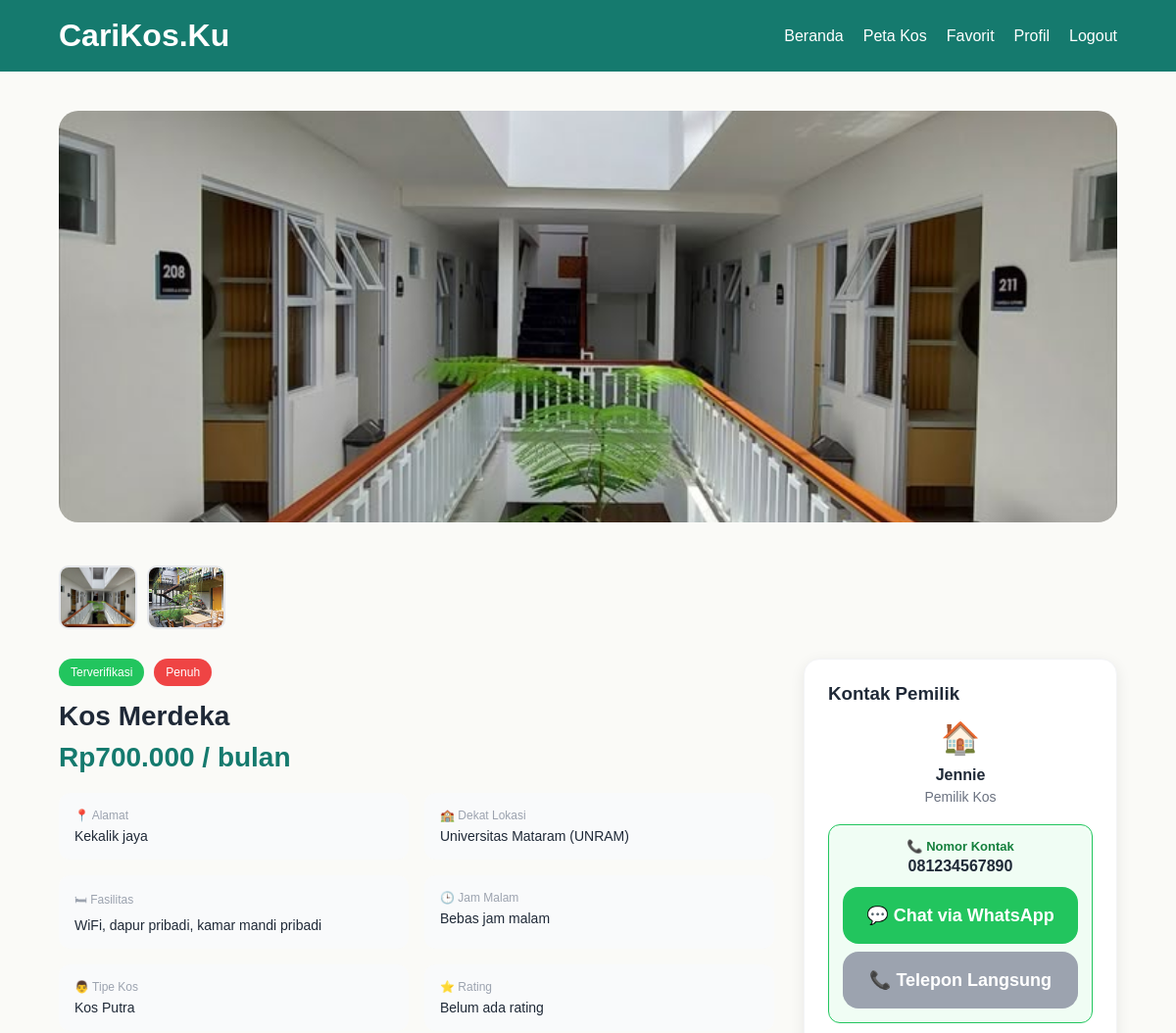
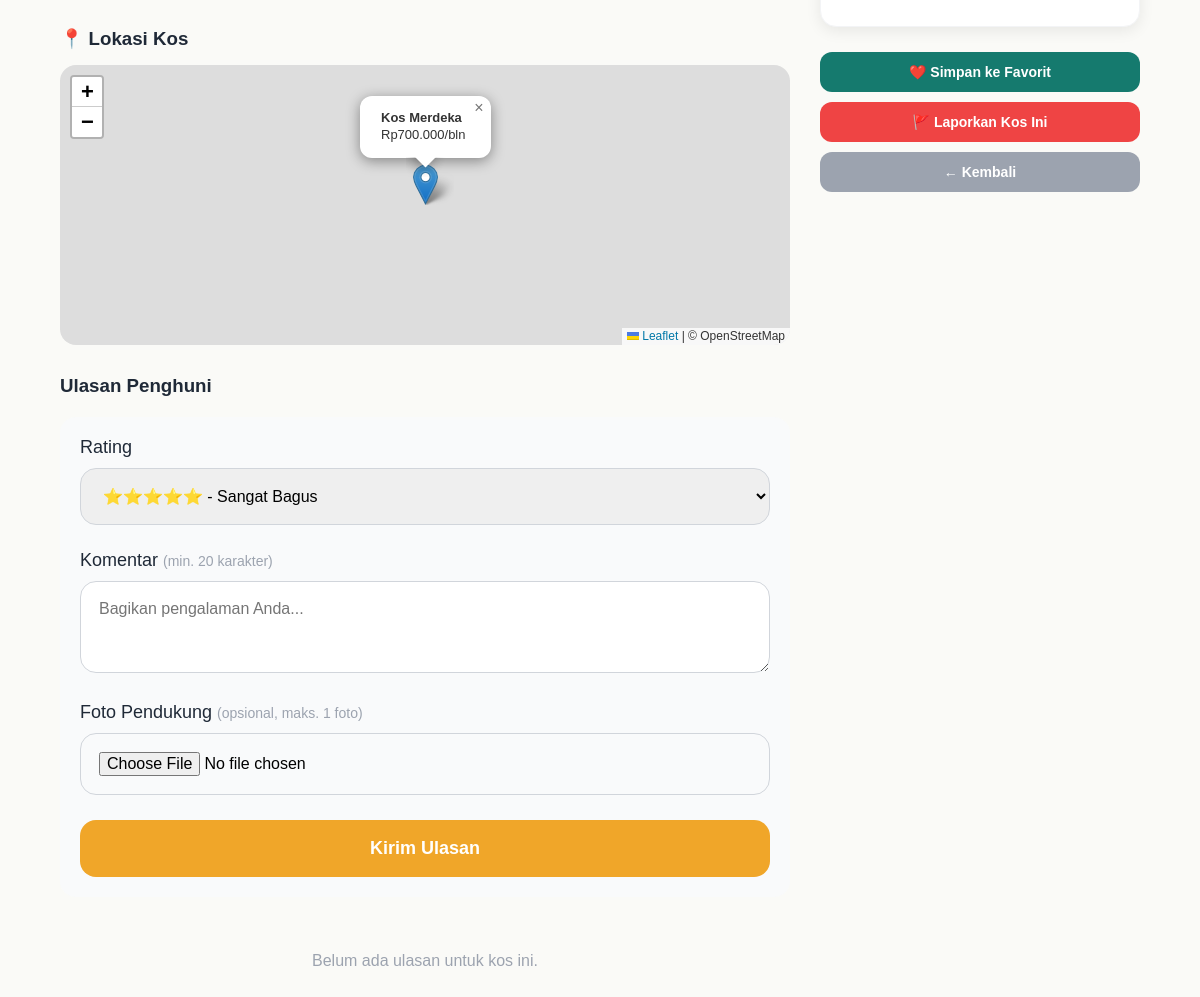
Page /detail_kos.php?id=9 (signed in) on the committed database (2 pictures, top to bottom).
### tables this page shows
CREATE TABLE `kos_foto` (
  `id` int(11) NOT NULL,
  `kos_id` int(11) NOT NULL,
  `nama_file` varchar(255) NOT NULL,
  `is_primary` tinyint(1) DEFAULT 0,
  `created_at` datetime DEFAULT current_timestamp()
);

CREATE TABLE `kos` (
  `id` int(11) NOT NULL,
  `user_id` int(11) NOT NULL,
  `nama_kos` varchar(100) NOT NULL,
  `alamat` text NOT NULL,
  `kampus_terdekat` varchar(100) DEFAULT NULL,
  `harga` int(11) NOT NULL,
  `gender` enum('putra','putri','campur') NOT NULL,
  `status` enum('tersedia','hampir_penuh','penuh') DEFAULT 'tersedia',
  `fasilitas` text DEFAULT NULL,
  `jam_malam` varchar(10) DEFAULT NULL,
  `rating` float DEFAULT 0,
  `terverifikasi` tinyint(1) DEFAULT 0,
  `dokumen_kepemilikan` varchar(255) DEFAULT NULL,
  `created_at` timestamp NOT NULL DEFAULT current_timestamp(),
  `lat` decimal(10,8) DEFAULT NULL,
  `lng` decimal(11,8) DEFAULT NULL
);

CREATE TABLE `users` (
  `id` int(11) NOT NULL,
  `nama` varchar(100) NOT NULL,
  `email` varchar(100) NOT NULL,
  `password` varchar(255) NOT NULL,
  `role` enum('penyewa','pemilik','admin') NOT NULL,
  `no_hp` varchar(20) DEFAULT NULL,
  `created_at` timestamp NOT NULL DEFAULT current_timestamp()
);

### detail_kos.php (the view, shortened to what this page needs)
<?php
require "koneksi.php";
$id  = (int)$_GET['id'];
$kos = mysqli_fetch_assoc(mysqli_query($conn, "SELECT k.*, u.nama AS nama_pemilik, u.no_hp AS hp_pemilik FROM kos k JOIN users u ON k.user_id = u.id WHERE k.id='$id' AND k.terverifikasi=1"));
$user_id  = $_SESSION['id'];
$is_fav   = mysqli_fetch_row(mysqli_query($conn, "SELECT COUNT(*) FROM favorites WHERE user_id='$user_id' AND kos_id='$id'"))[0];
$foto_list = mysqli_query($conn, "SELECT * FROM kos_foto WHERE kos_id='$id' ORDER BY is_primary DESC");
$ulasan_list = mysqli_query($conn, "SELECT r.*, u.nama AS nama_reviewer FROM reviews r JOIN users u ON r.user_id = u.id WHERE r.kos_id='$id' ORDER BY r.created_at DESC");
$foto_arr = [];
while($f = mysqli_fetch_assoc($foto_list)) $foto_arr[] = $f;
?>
<!DOCTYPE html>
<html lang="id">
<head>
    <link rel="stylesheet" href="style.css">
    <link rel="stylesheet" href="https://unpkg.com/leaflet@1.9.4/dist/leaflet.css">
</head>
<body>
<div class="navbar">
    <h1>CariKos.Ku</h1>
    <div class="menu">
        <a href="index_penyewa.php">Beranda</a>
        <a href="peta.php">Peta Kos</a>
        <a href="favorit.php">Favorit</a>
        <a href="profil_penyewa.php">Profil</a>
        <a href="logout.php">Logout</a>
    </div>
</div>
<div class="detail-container">
    <?php if(count($foto_arr) > 0): ?>
    <div class="foto-galeri">
        <img src="uploads/<?= $foto_arr[0]['nama_file'] ?>" class="detail-img" id="foto-main" alt="Foto kos">
        <?php if(count($foto_arr) > 1): ?>
        <div class="foto-thumb-row">
            <?php foreach($foto_arr as $f): ?>
            <img src="uploads/<?= $f['nama_file'] ?>" class="foto-thumb" onclick="document.getElementById('foto-main').src=this.src" alt="Foto kos">
            <?php endforeach; ?>
        </div>
        <?php endif; ?>
    </div>
    <?php else: ?>
    <img src="https://images.unsplash.com/photo-1522708323590-d24dbb6b0267?q=80&w=1200&auto=format&fit=crop" class="detail-img" alt="Foto kos">
    <?php endif; ?>
    <div class="detail-body">
        <div class="detail-left">
            <div class="detail-badge-wrap">
                <div class="badge-group">
                    <div class="badge verified">Terverifikasi</div>
                    <?php if($kos['status'] == 'tersedia'): ?>
                        <div class="badge verified">Tersedia</div>
                    <?php elseif($kos['status'] == 'hampir_penuh'): ?>
                        <div class="badge cheap">Hampir Penuh</div>
                    <?php else: ?>
                        <div class="badge full">Penuh</div>
                    <?php endif; ?>
                </div>
            </div>
            <h2 class="detail-nama"><?= htmlspecialchars($kos['nama_kos']) ?></h2>
            <div class="detail-price">Rp<?= number_format($kos['harga'], 0, ',', '.') ?> / bulan</div>
            <div class="detail-info-grid">
                <div class="detail-info-item">
                    <div class="detail-info-label">📍 Alamat</div>
                    <div class="detail-info-value"><?= htmlspecialchars($kos['alamat']) ?></div>
                </div>
                <div class="detail-info-item">
                    <div class="detail-info-label">🏫 Dekat Lokasi</div>
                    <div class="detail-info-value"><?= htmlspecialchars($kos['kampus_terdekat']) ?></div>
                </div>
                <div class="detail-info-item">
                    <div class="detail-info-label">🛏 Fasilitas</div>
                    <div class="detail-info-value"><?= htmlspecialchars($kos['fasilitas']) ?></div>
                </div>
                <div class="detail-info-item">
                    <div class="detail-info-label">🕒 Jam Malam</div>
                    <div class="detail-info-value"><?= $kos['jam_malam'] ? htmlspecialchars($kos['jam_malam']) : 'Bebas jam malam' ?></div>
                </div>
                <div class="detail-info-item">
                    <div class="detail-info-label"><?= $kos['gender'] == 'putra' ? '👨' : ($kos['gender'] == 'putri' ? '👩' : '👥') ?> Tipe Kos</div>
                    <div class="detail-info-value">Kos <?= ucfirst($kos['gender']) ?></div>
                </div>
                <div class="detail-info-item">
                    <div class="detail-info-label">⭐ Rating</div>
                    <div class="detail-info-value"><?= $kos['rating'] > 0 ? $kos['rating'] : 'Belum ada rating' ?></div>
                </div>
            </div>
            <?php if($kos['lat'] && $kos['lng']): ?>
            <div class="map-container">
                <h3 class="map-title">📍 Lokasi Kos</h3>
                <div id="map-detail" class="map-detail"></div>
            </div>
            <?php endif; ?>
            <div class="ulasan-section">
                <h3 class="ulasan-title">Ulasan Penghuni</h3>
                <form action="" method="POST" enctype="multipart/form-data" class="ulasan-form">
                    <div class="input-group">
                        <label>Rating</label>
                        <select name="rating" required>
                            <option value="5">⭐⭐⭐⭐⭐ - Sangat Bagus</option>
                        </select>
                    </div>
                    <div class="input-group">
                        <label>Komentar <span class="input-hint">(min. 20 karakter)</span></label>
                        <textarea name="komentar" class="ulasan-textarea" rows="3" placeholder="Bagikan pengalaman Anda..." required></textarea>
                    </div>
                    <div class="input-group">
                        <label>Foto Pendukung <span class="input-hint">(opsional, maks. 1 foto)</span></label>
                        <input type="file" name="foto_ulasan" class="upload-input" accept="image/jpeg,image/png">
                    </div>
                    <button type="submit" name="kirim_ulasan" class="btn">Kirim Ulasan</button>
                </form>
                <?php if(mysqli_num_rows($ulasan_list) == 0): ?>
                    <p class="ulasan-empty">Belum ada ulasan untuk kos ini.</p>
                <?php endif; ?>
            </div>
        </div>
        <div class="detail-right">
            <div class="kontak-card">
                <h3 class="kontak-title">Kontak Pemilik</h3>
                <div class="kontak-icon">🏠</div>
                <p class="kontak-nama"><?= htmlspecialchars($kos['nama_pemilik']) ?></p>
                <p class="kontak-role">Pemilik Kos</p>
                <?php if($kos['hp_pemilik']): ?>
                    <div style="background:#F0FDF4;border:1px solid #22C55E;border-radius:12px;padding:14px;margin:12px 0;text-align:center;">
                        <p style="font-size:13px;color:#15803D;font-weight:600;margin-bottom:4px;">📞 Nomor Kontak</p>
                        <p style="font-size:16px;font-weight:700;color:#1F2937;margin-bottom:12px;"><?= htmlspecialchars($kos['hp_pemilik']) ?></p>
                        <a href="https://wa.me/<?= preg_replace('/[^0-9]/', '', $kos['hp_pemilik']) ?>" target="_blank" style="display:block;">
                            <button class="btn" style="width:100%;background:#22C55E;">💬 Chat via WhatsApp</button>
                        </a>
                        <a href="tel:<?= preg_replace('/[^0-9+]/', '', $kos['hp_pemilik']) ?>" style="display:block;margin-top:8px;">
                            <button class="btn btn-gray" style="width:100%;">📞 Telepon Langsung</button>
                        </a>
                    </div>
                <?php endif; ?>
            </div>
            <a href="favorit.php?aksi=<?= $is_fav ? 'hapus' : 'tambah' ?>&kos_id=<?= $id ?>&redirect=detail_kos.php?id=<?= $id ?>">
                <button class="detail-right-btn <?= $is_fav ? 'detail-right-btn-fav-remove' : 'detail-right-btn-fav-add' ?>">
                    <?= $is_fav ? '💔 Hapus dari Favorit' : '❤️ Simpan ke Favorit' ?>
                </button>
            </a>
            <a href="lapor_kos.php?id=<?= $kos['id'] ?>">
                <button class="detail-right-btn detail-right-btn-lapor">🚩 Laporkan Kos Ini</button>
            </a>
            <a href="index_penyewa.php">
                <button class="detail-right-btn detail-right-btn-back">← Kembali</button>
            </a>
        </div>
    </div>
</div>
</body>
</html>

### style.css (style rules this page uses)
* { margin: 0; padding: 0; box-sizing: border-box; font-family: 'Poppins', sans-serif; }
body { background: #FAFAF7; }
.input-group { margin-bottom: 25px; }
.input-group label { display: block; margin-bottom: 10px; color: #1F2937; font-weight: 500; font-size: 18px; }
.input-group input, .input-group select, .input-group textarea { width: 100%; padding: 18px; border: 1px solid #D1D5DB; border-radius: 16px; outline: none; font-size: 16px; font-family: 'Poppins', sans-serif; }
.input-hint { color: #9CA3AF; font-weight: 400; font-size: 14px; }
.btn { width: 100%; padding: 18px; border: none; border-radius: 16px; background: #F0A629; color: white; font-size: 18px; font-weight: 600; cursor: pointer; transition: 0.3s; font-family: 'Poppins', sans-serif; }
.btn-gray { background: #9CA3AF; }
.navbar { background: #157A6E; padding: 18px 60px; display: flex; justify-content: space-between; align-items: center; position: sticky; top: 0; z-index: 999; }
.navbar h1 { color: white; font-size: 32px; }
.menu { display: flex; gap: 20px; }
.menu a { color: white; text-decoration: none; font-weight: 500; }
.badge-group { display: flex; gap: 10px; flex-wrap: wrap; margin-bottom: 15px; }
.badge { padding: 7px 12px; border-radius: 999px; color: white; font-size: 12px; font-weight: 500; }
.verified { background: #22C55E; }
.full { background: #EF4444; }
.detail-container { max-width: 1200px; margin: 40px auto; padding: 0 60px 60px; }
.detail-img { width: 100%; height: 420px; object-fit: cover; border-radius: 20px; margin-bottom: 30px; }
.detail-body { display: grid; grid-template-columns: 1fr 320px; gap: 30px; }
.detail-info-grid { display: grid; grid-template-columns: 1fr 1fr; gap: 16px; margin-bottom: 30px; }
.detail-info-item { background: #F9FAFB; border-radius: 12px; padding: 16px; }
.detail-info-label { color: #9CA3AF; font-size: 12px; margin-bottom: 6px; }
.detail-info-value { color: #1F2937; font-weight: 500; font-size: 14px; }
.detail-price { color: #157A6E; font-size: 28px; font-weight: 700; margin-bottom: 20px; }
.detail-nama { color: #1F2937; font-size: 28px; margin-bottom: 10px; }
.detail-badge-wrap { margin-bottom: 15px; }
.ulasan-section { margin-top: 30px; }
.ulasan-title { color: #1F2937; margin-bottom: 20px; }
.ulasan-form { background: #F9FAFB; padding: 20px; border-radius: 16px; margin-bottom: 25px; }
.ulasan-textarea { width: 100%; padding: 15px; border: 1px solid #D1D5DB; border-radius: 12px; outline: none; font-size: 14px; resize: vertical; font-family: 'Poppins', sans-serif; }
.ulasan-empty { color: #9CA3AF; text-align: center; padding: 30px 0; }
.kontak-card { background: white; border-radius: 16px; padding: 24px; box-shadow: 0 4px 15px rgba(0,0,0,0.08); border: 1px solid #F3F4F6; margin-bottom: 15px; }
.kontak-title { color: #1F2937; margin-bottom: 15px; }
.kontak-icon { font-size: 32px; text-align: center; margin-bottom: 10px; }
.kontak-nama { color: #1F2937; font-weight: 600; text-align: center; margin-bottom: 5px; }
.kontak-role { color: #6B7280; text-align: center; font-size: 14px; margin-bottom: 20px; }
.detail-right-btn { width: 100%; padding: 12px; margin-top: 10px; border-radius: 12px; border: none; cursor: pointer; font-weight: 600; font-size: 14px; font-family: 'Poppins', sans-serif; }
.detail-right-btn-fav-add { background: #EF4444; color: white; }
.detail-right-btn-lapor { background: #EF4444; color: white; }
.detail-right-btn-back { background: #9CA3AF; color: white; }
.foto-galeri { margin-bottom: 30px; }
.foto-thumb-row { display: flex; gap: 10px; margin-top: 10px; flex-wrap: wrap; }
.foto-thumb { width: 80px; height: 65px; object-fit: cover; border-radius: 10px; cursor: pointer; border: 2px solid #E5E7EB; transition: border-color 0.2s; }
.upload-input { padding: 10px; border: 2px dashed #D1D5DB; border-radius: 12px; cursor: pointer; width: 100%; font-family: 'Poppins', sans-serif; }
.map-container { margin-top: 30px; }
.map-title { color: #1F2937; margin-bottom: 15px; }
.map-detail { height: 280px; border-radius: 16px; overflow: hidden; }
.detail-right-btn-fav-add { background: #157A6E; color: white; }

### rows in the picture
kos_foto: nama_file (picture)
kos_foto: nama_file (picture)
kos: nama_kos "Kos Merdeka", harga "700.000", alamat "Kekalik jaya", kampus_terdekat "Universitas Mataram (UNRAM)", fasilitas "WiFi, dapur pribadi, kamar mandi pribadi", gender "Putra", user.nama "Jennie", user.no_hp "081234567890"
